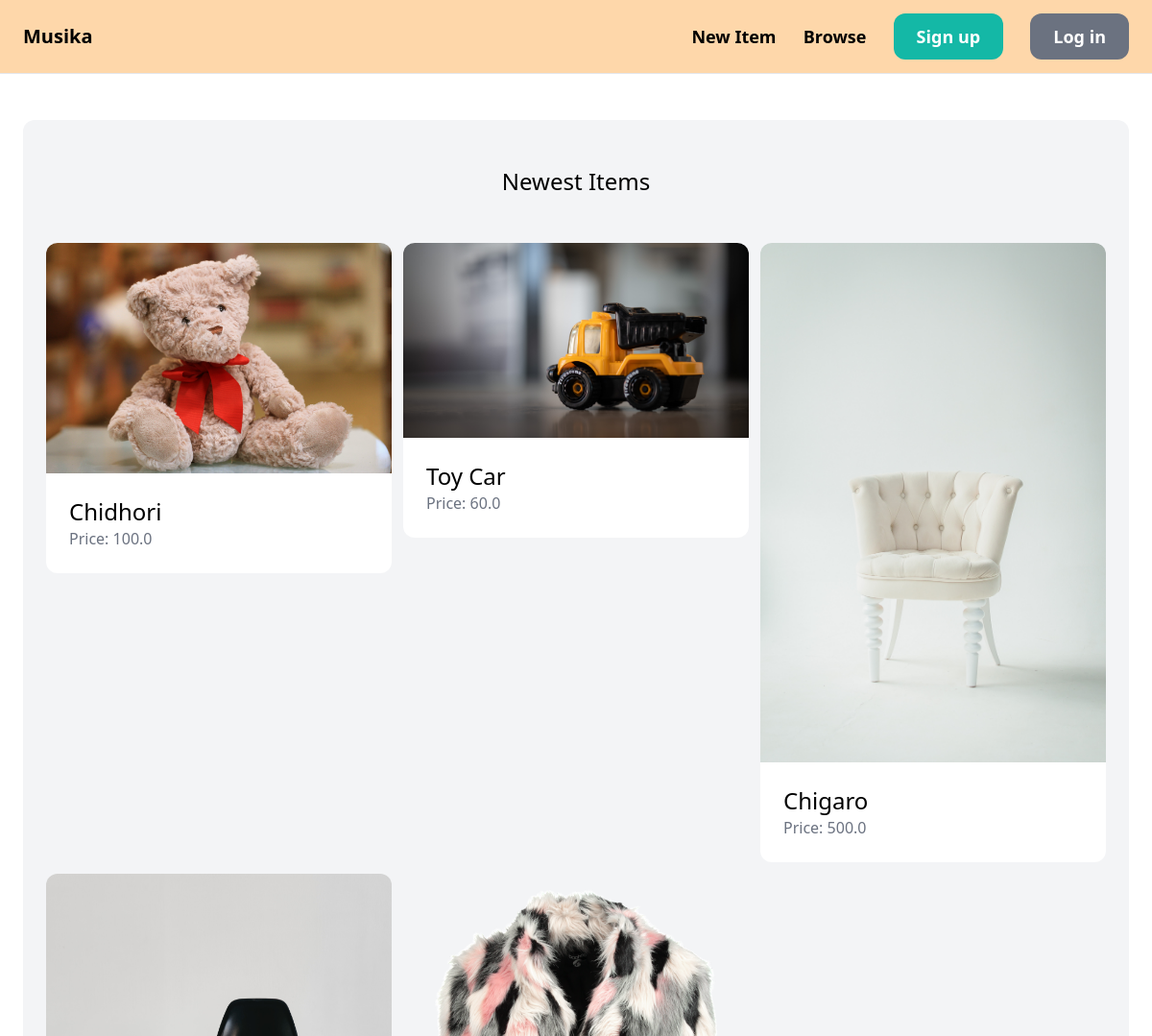
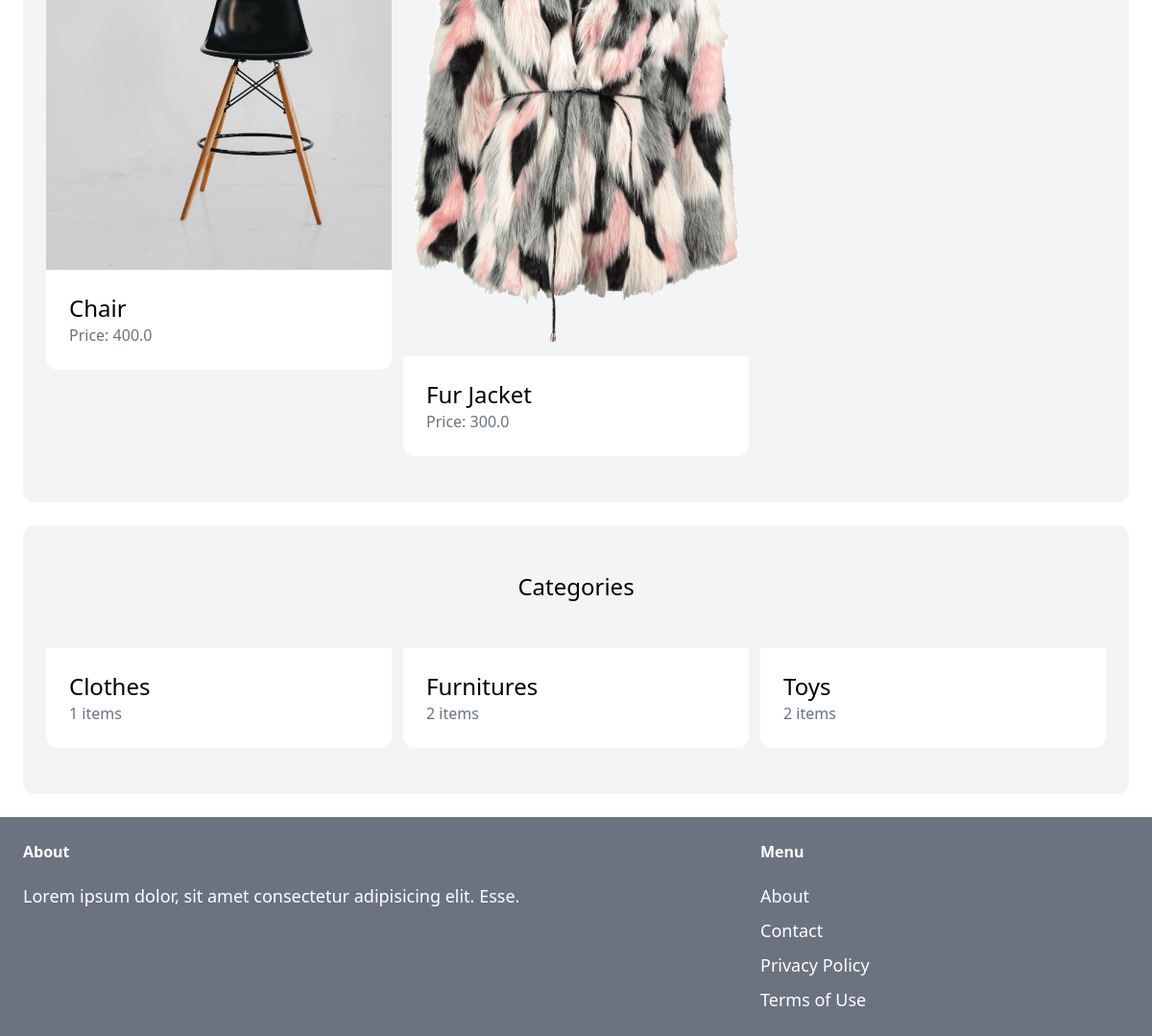
The page / on the database its author committed (2 pictures, top to bottom).
### item/models.py (models this page shows, shortened)
class Item(models.Model):
    category = models.ForeignKey(Category, related_name='items', on_delete=models.CASCADE)
    name = models.CharField(max_length=255)
    description = models.TextField(blank=True, null=True)
    price = models.FloatField()
    image = models.ImageField(upload_to='items_images', blank=True, null=True)
    is_sold = models.BooleanField(default=False)
    created_by = models.ForeignKey(User, related_name='items', on_delete=models.CASCADE)
    created_at = models.DateField(auto_now_add=True)

class Category(models.Model):
    name = models.CharField(max_length=255)
    class Meta:
        ordering = ('name',)
        verbose_name_plural = 'Categories'

### core/views.py (the view)
# urls.py: path('', views.index, name='index'),
def index(request):
    items = Item.objects.filter(is_sold=False)[0:6]
    categories = Category.objects.all()
    return render(request, 'core/index.html', {
        'categories': categories,
        'items': items,
    })

### core/templates/core/index.html (shortened to what this page needs)
{% extends 'core/base.html' %}
{% block content %}
<div class="mt-6 px-6 py-12 bg-gray-100 rounded-xl">
    <h2 class="mb-12 text-2xl text-center">Newest Items</h2>
    <div class="grid grid-cols-3 gap-3">
        {% for item in items %}
        <div>
            <a href="{% url 'item:detail' item.id %}">
                <div>
                    <img src="{{item.image.url}}" class="rounded-t-xl">
                </div>
                <div class="p-6 bg-white rounded-b-xl">
                    <h2 class="text-2xl">{{item.name}}</h2>
                    <p class="text-gray-500">Price: {{item.price}}</p>
                </div>
            </a>
        </div>
        {% endfor %}
    </div>
</div>
<div class="mt-6 px-6 py-12 bg-gray-100 rounded-xl">
    <h2 class="mb-12 text-2xl text-center">Categories</h2>
    <div class="grid grid-cols-3 gap-3">
        {% for category in categories %}
        <div>
            <a href="#">
                <div class="p-6 bg-white rounded-b-xl">
                    <h2 class="text-2xl">{{category.name}}</h2>
                    <p class="text-gray-500">{{ category.items.count }} items</p>
                </div>
            </a>
        </div>
        {% endfor %}
    </div>
</div>
{% endblock %}

### rows shown on the page
Item: image (picture), name "Chidhori", price "100.0"
Item: image (picture), name "Toy Car", price "60.0"
Item: image (picture), name "Chigaro", price "500.0"
Item: image (picture), name "Chair", price "400.0"
Item: image (picture), name "Fur Jacket", price "300.0"
Category: name "Clothes", items.count "1"
Category: name "Furnitures", items.count "2"
Category: name "Toys", items.count "2"
